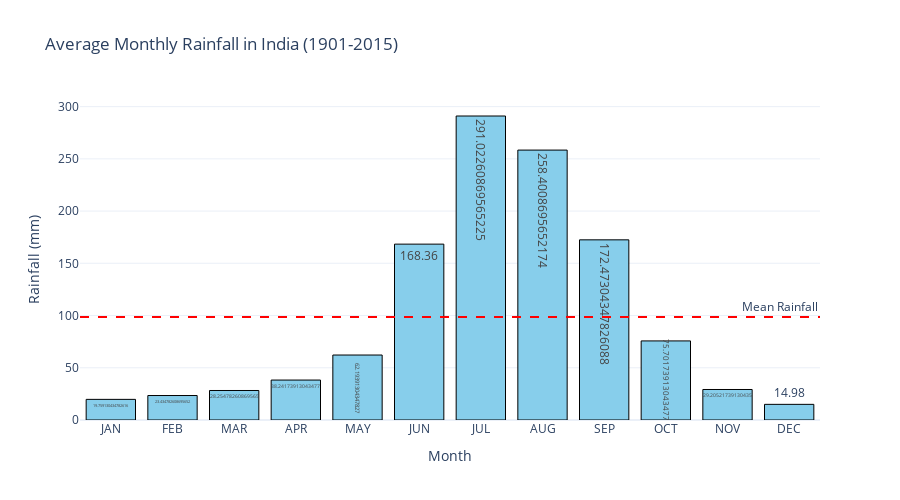
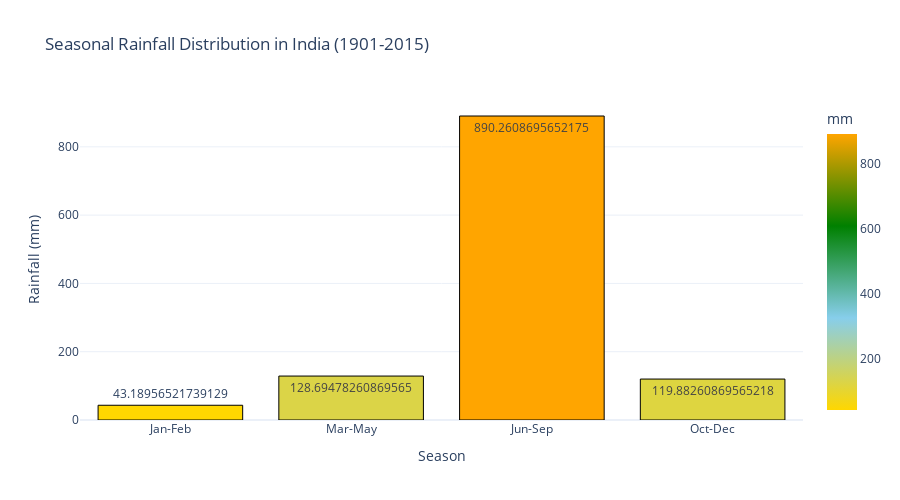

Source (notebook cell) for these figures, in order:
### Code cell
monthly_columns = ['JAN', 'FEB', 'MAR', 'APR', 'MAY', 'JUN', 'JUL', 'AUG', 'SEP', 'OCT', 'NOV', 'DEC']
monthly_avg = df[monthly_columns].mean()

highest_rainfall_month = monthly_avg.idxmax()
lowest_rainfall_month = monthly_avg.idxmin()

fig_monthly = px.bar(
    x=monthly_avg.index,
    y=monthly_avg.values,
    labels={'x': 'Month', 'y': 'Rainfall (mm)'},
    title='Average Monthly Rainfall in India (1901-2015)',
    text=monthly_avg.values
)
fig_monthly.add_hline(
    y=monthly_avg.mean(),
    line_dash="dash",
    line_color="red",
    annotation_text="Mean Rainfall",
    annotation_position="top right"
)
fig_monthly.update_traces(marker_color='skyblue', marker_line_color='black', marker_line_width=1)
fig_monthly.update_layout(template='plotly_white', height=500)
fig_monthly.show()


seasonal_columns = ['Jan-Feb', 'Mar-May', 'Jun-Sep', 'Oct-Dec']
seasonal_avg = df[seasonal_columns].mean()

fig_seasonal = px.bar(
    x=seasonal_avg.index,
    y=seasonal_avg.values,
    labels={'x': 'Season', 'y': 'Rainfall (mm)'},
    title='Seasonal Rainfall Distribution in India (1901-2015)',
    text=seasonal_avg.values,
    color=seasonal_avg.values,
    color_continuous_scale=['gold', 'skyblue', 'green', 'orange']
)

fig_seasonal.update_traces(marker_line_color='black', marker_line_width=1)
fig_seasonal.update_layout(
    template='plotly_white',
    height=500,
    coloraxis_colorbar=dict(title='mm')
)
fig_seasonal.update_layout(template='plotly_white', height=500)
fig_seasonal.show()

### Figure 1 — Plotly figure (JSON) as saved in the notebook; plotly's stock layout.template omitted (floating-point values rounded to 4 significant figures)
{"data": [{"hovertemplate": "Month=%{x}<br>Rainfall (mm)=%{y}<br>text=%{text}<extra></extra>", "legendgroup": "", "marker": {"color": "skyblue", "line": {"color": "black", "width": 1}, "pattern": {"shape": ""}}, "name": "", "orientation": "v", "showlegend": false, "text": [19.76, 23.43, 28.25, 38.24, 62.19, 168.4, 291.0, 258.4, 172.5, 75.7, 29.21, 14.98], "textposition": "auto", "type": "bar", "x": ["JAN", "FEB", "MAR", "APR", "MAY", "JUN", "JUL", "AUG", "SEP", "OCT", "NOV", "DEC"], "xaxis": "x", "y": [19.76, 23.43, 28.25, 38.24, 62.19, 168.4, 291.0, 258.4, 172.5, 75.7, 29.21, 14.98], "yaxis": "y"}], "layout": {"annotations": [{"showarrow": false, "text": "Mean Rainfall", "x": 1, "xanchor": "right", "xref": "x domain", "y": 98.5, "yanchor": "bottom", "yref": "y"}], "barmode": "relative", "height": 500, "legend": {"tracegroupgap": 0}, "shapes": [{"line": {"color": "red", "dash": "dash"}, "type": "line", "x0": 0, "x1": 1, "xref": "x domain", "y0": 98.5, "y1": 98.5, "yref": "y"}], "title": {"text": "Average Monthly Rainfall in India (1901-2015)"}, "xaxis": {"anchor": "y", "domain": [0, 1], "title": {"text": "Month"}}, "yaxis": {"anchor": "x", "domain": [0, 1], "title": {"text": "Rainfall (mm)"}}}}

### Figure 2 — Plotly figure (JSON) as saved in the notebook; plotly's stock layout.template omitted (floating-point values rounded to 4 significant figures)
{"data": [{"hovertemplate": "Season=%{x}<br>Rainfall (mm)=%{y}<br>text=%{text}<br>color=%{marker.color}<extra></extra>", "legendgroup": "", "marker": {"color": [43.19, 128.7, 890.3, 119.9], "coloraxis": "coloraxis", "line": {"color": "black", "width": 1}, "pattern": {"shape": ""}}, "name": "", "orientation": "v", "showlegend": false, "text": [43.19, 128.7, 890.3, 119.9], "textposition": "auto", "type": "bar", "x": ["Jan-Feb", "Mar-May", "Jun-Sep", "Oct-Dec"], "xaxis": "x", "y": [43.19, 128.7, 890.3, 119.9], "yaxis": "y"}], "layout": {"barmode": "relative", "coloraxis": {"colorbar": {"title": {"text": "mm"}}, "colorscale": [[0, "gold"], [0.3333, "skyblue"], [0.6667, "green"], [1, "orange"]]}, "height": 500, "legend": {"tracegroupgap": 0}, "title": {"text": "Seasonal Rainfall Distribution in India (1901-2015)"}, "xaxis": {"anchor": "y", "domain": [0, 1], "title": {"text": "Season"}}, "yaxis": {"anchor": "x", "domain": [0, 1], "title": {"text": "Rainfall (mm)"}}}}
